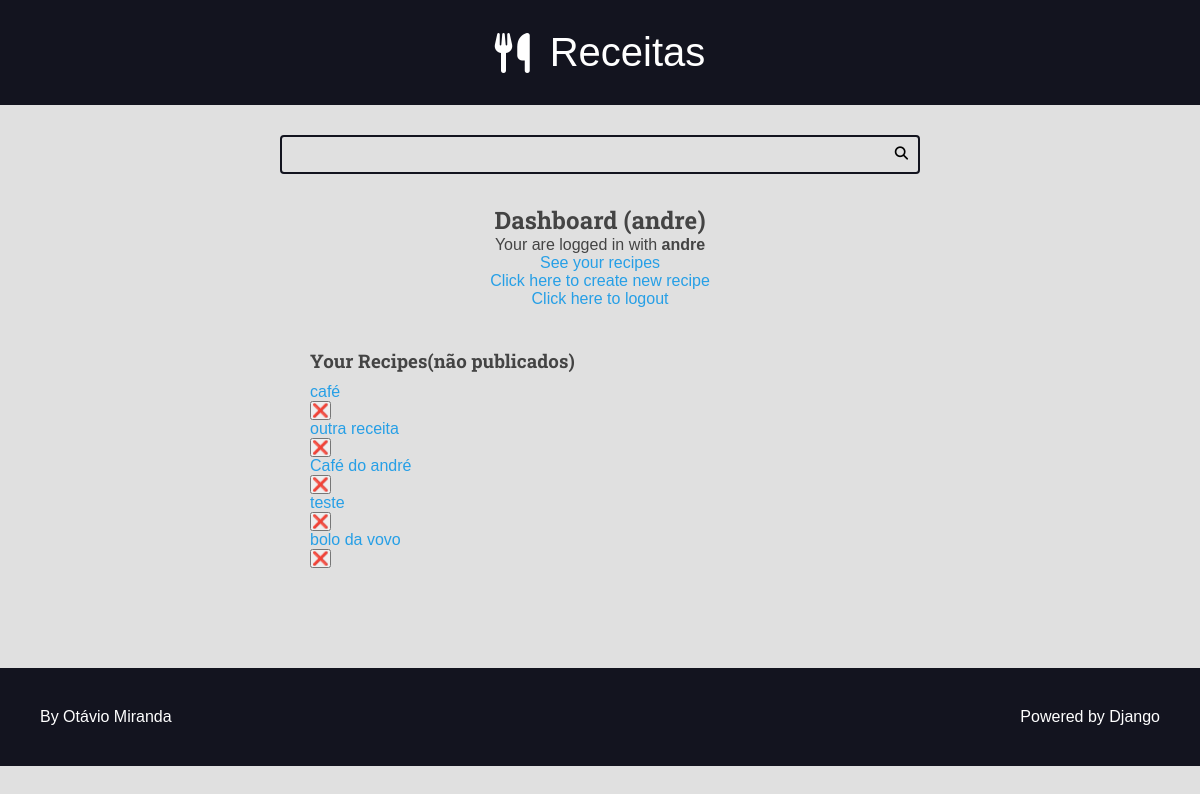
Page /authors/dashboard/ (signed in) on the earlier database version.
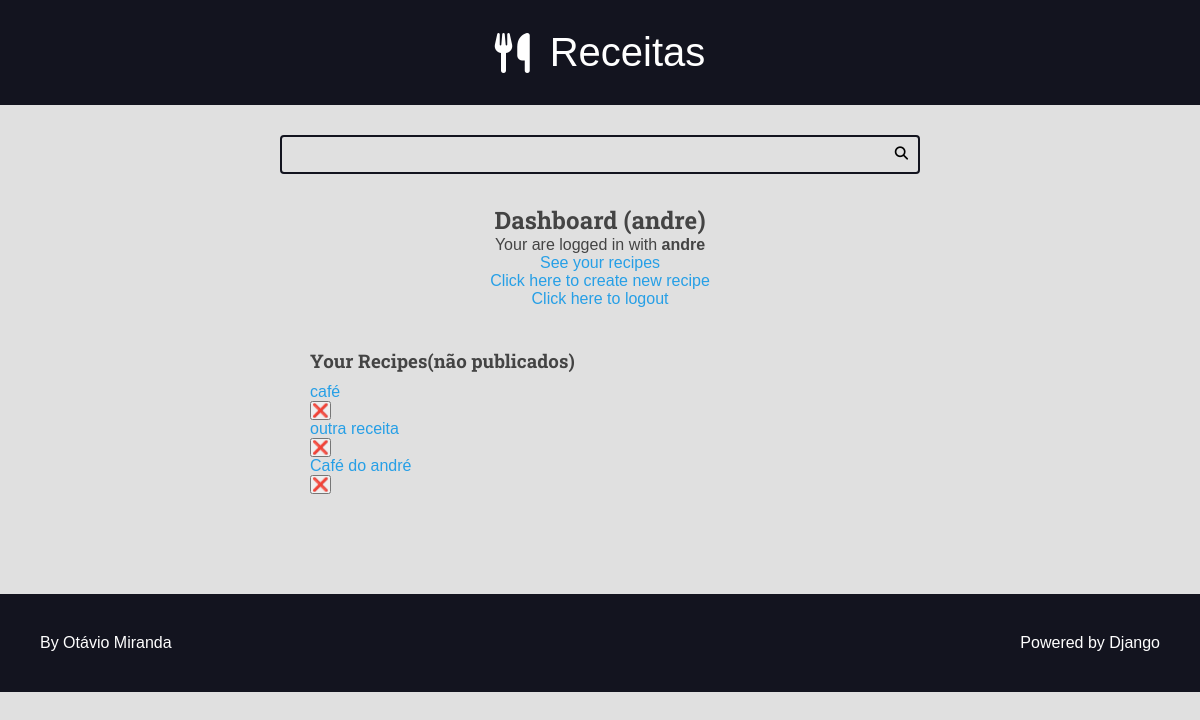
Same page on the later database version.
### receitas/models.py (models this page shows, shortened)
class Recipe(models.Model):
    choices_preparation = (
        ('Minutos', 'Minutos'),
        ('Horas', 'Horas'),
    )
    choices_servings = (
        ('Porções', 'Porções'),
        ('Pessoas', 'Pessoas'),
        ('Pedaços', 'Pedaços'),
    )
    title = models.CharField(max_length = 32)
    description = models.CharField(max_length=85)
    slug = models.SlugField()
    preparation_time = models.IntegerField()
    preparation_time_unit = models.CharField(max_length=65, choices=choices_preparation)
    servings = models.IntegerField()
    servings_unit = models.CharField(max_length=65, choices=choices_servings)
    preparation_steps = models.TextField()
    preparation_steps_is_html = models.BooleanField(default = False)
    created_at = models.DateTimeField(auto_now_add = True)
    updated_at = models.DateTimeField(auto_now = True)
    is_published = models.BooleanField(default=False)
    cover = models.ImageField(upload_to='receitas/covers/%Y/%m/%d/', blank=True, default='')
    category = models.ForeignKey(Category, on_delete = models.SET_NULL, null = True, blank=True, default=None)
    author = models.ForeignKey(User, on_delete = models.SET_NULL, null = True)

### authors/views/all.py (the view)
# urls.py: path('dashboard/', views.dashboard, name="dashboard"),
@login_required(login_url='authors:login', redirect_field_name='next')
def dashboard(request):
    recipes = Recipe.objects.filter(
        is_published=False,
        author=request.user
        )
    return render(request, 'author/pages/dashboard.html', {'recipes': recipes})

### authors/templates/author/pages/dashboard.html (shortened to what this page needs)
{% extends 'global/base.html'%}
{% block content %}
<div class="main-content container">
    <div class="main-content center container" style="text-align: center;">
        <h2>Dashboard ({{ user }})</h2>
        {% include 'author/partials/login_message.html' %}
      <div class="authors-dashboard-container">
        <h3>Your Recipes(não publicados)</h3>
        <ul>
          {% for recipe in recipes %}
            <li>
              <a href="{% url 'authors:dashboard_recipe_edit' recipe.id %}">{{ recipe.title }}</a>
              <form class="inline-form form-delete" action="{% url 'authors:dashboard_recipe_delete'%}" method='POST'>
                <button class='plaintext-button' type='submit'>❌</button>
              </form>
            </li>
          {% empty %}
            <li>
              <p>Your do not recipes, please create one.</p>
            </li>
          {% endfor %}
        </ul>
      </div>
      </div>
</div>
{% endblock %}

Differences in the rows shown:
removed Recipe: title "teste"
no longer on this page (row edited): Recipe: title "bolo da vovo"
